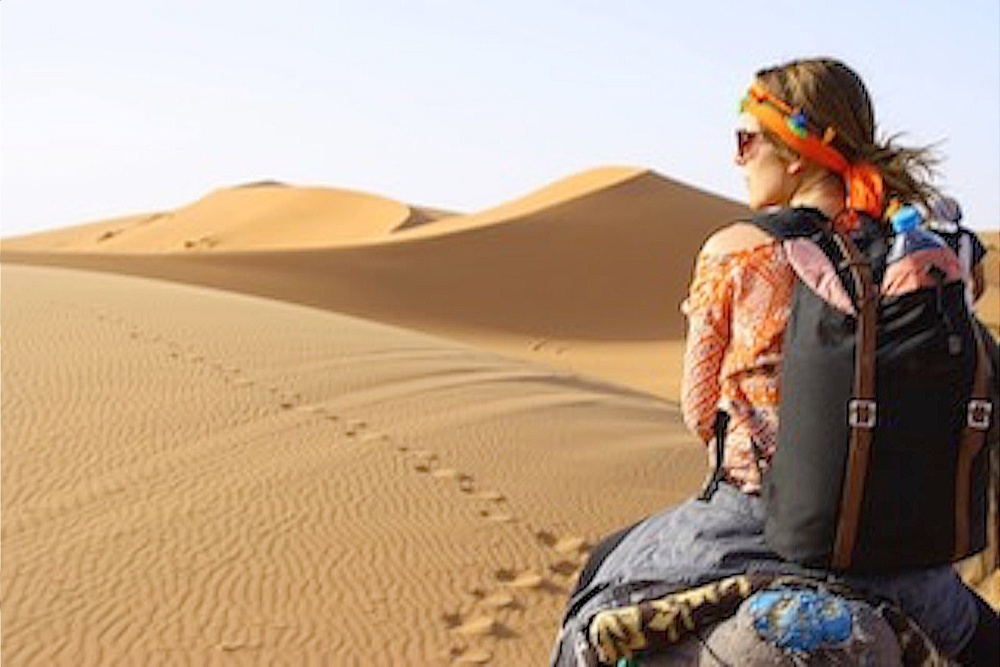
#> input picture assets/desert_low_res.jpg, 1000 x 667 px, shrunk from 1920 x 1280 before the run, found by its file name
$ python stitchBlending.py
#> lines starting #> are read from the running program, lines starting #| are printed output that depends on the picture; after the words box and inside, x2 and y2 are one past the last pixel; in counts of white or black regions, pixels touching at a corner belong together
import cv2
import numpy as np


def load_images(low_res_path, high_res_path):
    """
    Load images from the given paths.

    Parameters:
        low_res_path (str): The file path of the low-resolution image.
        high_res_path (str): The file path of the high-resolution image.

    Returns:
        tuple: A tuple containing the low-resolution and high-resolution images, respectively.
    """
#> called with low_res_path = 'assets\\desert_low_res.jpg', high_res_path = 'assets\\desert_high_res.png'
    try:
        # Load the images
        low_res = cv2.imread(low_res_path)
#> low_res is the input picture: shape (667, 1000, 3); mean B, G, R 136.3, 159.3, 184
        high_res = cv2.imread(high_res_path)
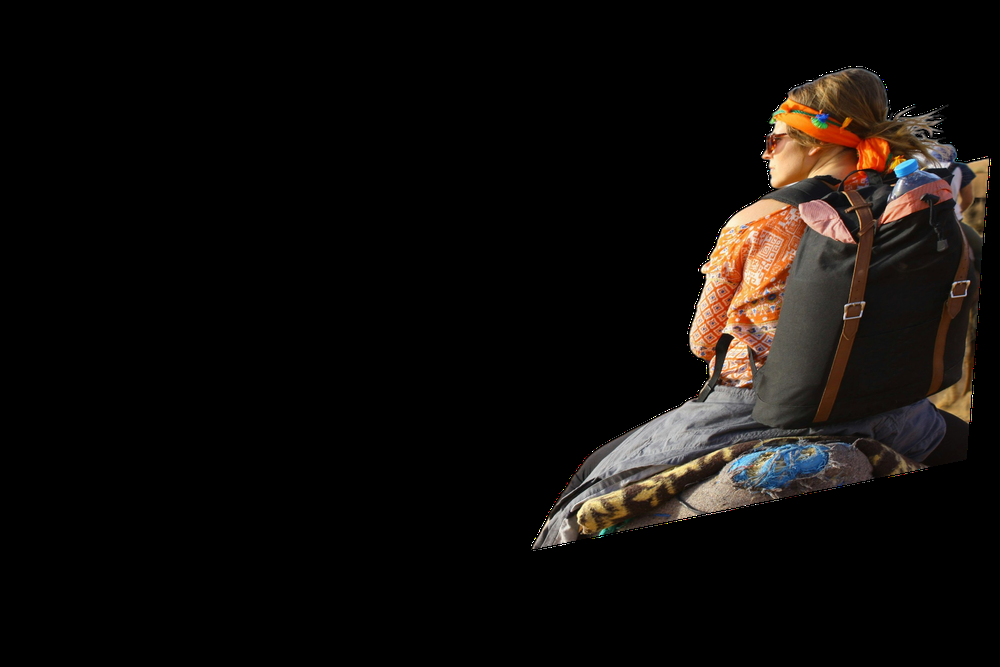
#> input picture assets/desert_high_res.png, 1000 x 667 px, shrunk from 1920 x 1280 before the run, found by its file name
#> high_res is the input picture: shape (667, 1000, 3); mean B, G, R 10.8, 13.1, 16.4
        if low_res is None or high_res is None:
            raise FileNotFoundError("There is an image which could not be loaded")

        return low_res, high_res

    except Exception as e:
        print("Error loading images:", e)
        return None, None


def save_image(image, save_path=None):
    """
    Save the given image to the specified path.

    Parameters:
        image (numpy.ndarray): The image to be saved.
        save_path (str): The file path to save the image.
        window_name (str): The name of the window to display the image.

    Returns:
        None
    """
    try:
        # Save the image if a save path is provided
        if save_path is not None:
            cv2.imwrite(save_path, image)
            print(f"Image saved successfully to: {save_path}")

    except Exception as e:
        print("Error saving image using save_image:", e)


def detect_and_compute_sift(image):
    """
    Detect keypoints and compute descriptors using SIFT algorithm.

    Parameters:
        image (numpy.ndarray): The input image.

    Returns:
        tuple: A tuple containing the keypoints and descriptors, respectively.
    """
    # Convert the image to grayscale
    gray_img = cv2.cvtColor(image, cv2.COLOR_BGR2GRAY)

    # Initialize SIFT detector
    sift = cv2.SIFT_create()

    # Detect keypoints and compute descriptors
    keypoints, descriptors = sift.detectAndCompute(gray_img, None)

    return keypoints, descriptors


def save_keypoints_and_descriptors(image1, keypoints1, descriptors1, image2, keypoints2, descriptors2, save_path):
    """
    Save images with keypoints and descriptors drawn on them.

    Parameters:
        image1 (numpy.ndarray): The first image.
        keypoints1 (list): The keypoints detected in the first image.
        descriptors1 (numpy.ndarray): The descriptors computed for the keypoints in the first image.
        image2 (numpy.ndarray): The second image.
        keypoints2 (list): The keypoints detected in the second image.
        descriptors2 (numpy.ndarray): The descriptors computed for the keypoints in the second image.
        save_path (str): The directory path to save the images.

    Returns:
        None
    """
    # Draw keypoints on both images
    image_with_keypoints1 = cv2.drawKeypoints(image1, keypoints1, None)
    image_with_keypoints2 = cv2.drawKeypoints(image2, keypoints2, None)

    # Combine images horizontally
    combined_image = np.hstack((image_with_keypoints1, image_with_keypoints2))

    # Save the combined image of keypoints
    cv2.imwrite(save_path + "_combined_keypoints.jpg", combined_image)

    # Draw visual representations of descriptors
    image1_with_descriptors = image1.copy()
    for kp, desc in zip(keypoints1, descriptors1):
        x, y = int(kp.pt[0]), int(kp.pt[1])
        color = tuple(map(int, desc[:3] * 255))  # Use the descriptor values as color
        cv2.circle(image1_with_descriptors, (x, y), 5, color, -1)

    image2_with_descriptors = image2.copy()
    for kp, desc in zip(keypoints2, descriptors2):
        x, y = int(kp.pt[0]), int(kp.pt[1])
        color = tuple(map(int, desc[:3] * 255))  # Use the descriptor values as color
        cv2.circle(image2_with_descriptors, (x, y), 5, color, -1)

    # Save the images with descriptors
    cv2.imwrite(save_path + "_descriptors_low_res.jpg", image1_with_descriptors)
    cv2.imwrite(save_path + "_descriptors_high_res.jpg", image2_with_descriptors)


def match_descriptors(descriptors1, descriptors2):
    """
    Match descriptors using FLANN-based matcher.

    Parameters:
        descriptors1 (numpy.ndarray): Descriptors from the first image.
        descriptors2 (numpy.ndarray): Descriptors from the second image.

    Returns:
        list: A list containing the indices of matched keypoints.
    """
    # Create FLANN matcher object
    flann = cv2.FlannBasedMatcher()

    # Match descriptors using FLANN
    matches = flann.knnMatch(descriptors1, descriptors2, k=2)

    # Apply Lowe's ratio test
    good_matches = []
    for m, n in matches:
        if m.distance < 0.8 * n.distance:
            good_matches.append(m)

    # Extract the indices of keypoints from the matches
    converted_matches = [(match.queryIdx, match.trainIdx) for match in good_matches]

    return converted_matches


def visualize_matches(image1, keypoints1, image2, keypoints2, matches):
    """
    Visualize matches between keypoints in two images.

    Parameters:
        image1 (numpy.ndarray): The first image.
        keypoints1 (list): Keypoints detected in the first image.
        image2 (numpy.ndarray): The second image.
        keypoints2 (list): Keypoints detected in the second image.
        matches (list): Indices of matched keypoints.

    Returns:
        numpy.ndarray: An image showing the matches between keypoints in the two input images.
    """
    # Create copies of the input images
    image1_copy = np.copy(image1)
    image2_copy = np.copy(image2)

    # Define colors for drawing circles around keypoints
    colors = [(0, 255, 0), (255, 0, 0), (0, 0, 255)]  # Green, Blue, Red

    # Draw circles around the matched keypoints in both images with different colors
    for i, match in enumerate(matches):
        # Get the keypoints from the matches
        keypoint1 = keypoints1[match[0]].pt
        keypoint2 = keypoints2[match[1]].pt

        # Draw circles around the matched keypoints with different colors
        cv2.circle(image1_copy, (int(keypoint1[0]), int(keypoint1[1])), 5, colors[i % len(colors)], 2)
        cv2.circle(image2_copy, (int(keypoint2[0]), int(keypoint2[1])), 5, colors[i % len(colors)], 2)

    # Concatenate the two images horizontally
    image_matches = np.concatenate((image1_copy, image2_copy), axis=1)

    return image_matches


def estimate_homography_ransac(matches, keypoints_dst, keypoints_src, ransac_threshold=3):
    """
    Estimate the homography matrix using RANSAC algorithm.

    Parameters:
        matches (list): Indices of matched keypoints.
        keypoints_dst (list): Keypoints from the destination image.
        keypoints_src (list): Keypoints from the source image.
        ransac_threshold (float): Threshold value for RANSAC algorithm.

    Returns:
        numpy.ndarray: The estimated homography matrix.
    """
    # Extract matched keypoints
    src_pts = np.float32([keypoints_src[i].pt for _, i in matches]).reshape(-1, 1, 2)
    dst_pts = np.float32([keypoints_dst[j].pt for j, _ in matches]).reshape(-1, 1, 2)

    # Find homography using RANSAC
    homography, mask = cv2.findHomography(src_pts, dst_pts, cv2.RANSAC, ransac_threshold)

    # Refine homography using all inliers with Linear Regression (Least Squares)
    src_inliers = src_pts[mask.ravel() == 1]
    dst_inliers = dst_pts[mask.ravel() == 1]
    homography, _ = cv2.findHomography(src_inliers, dst_inliers, 0)
    print(homography)

    return homography


def warp_and_blend(low_res_img, high_res_img, homography):
    """
    Warp and blend the high-resolution image onto the low-resolution image.

    Parameters:
        low_res_img (numpy.ndarray): The low-resolution image.
        high_res_img (numpy.ndarray): The high-resolution image.
        homography (numpy.ndarray): The homography matrix.

    Returns:
        numpy.ndarray: The blended image.
    """
    # Warp the high-resolution image onto the coordinate system of the low-resolution image
    warped_img = cv2.warpPerspective(high_res_img, homography, (low_res_img.shape[1], low_res_img.shape[0]))

    # Mask for the region of interest in the high-resolution image (where transparency is present)
    mask = cv2.cvtColor(warped_img, cv2.COLOR_BGR2GRAY)
    _, mask = cv2.threshold(mask, 1, 255, cv2.THRESH_BINARY)

    # Invert the mask
    mask_inv = cv2.bitwise_not(mask)

    # Blend the images
    blended_img = cv2.bitwise_and(low_res_img, low_res_img, mask=mask_inv)  # Low-resolution image outside region of interest
    blended_img += warped_img  # Warped high-resolution image within region of interest

    return blended_img

if __name__ == "__main__":
    paths = [[r"assets\desert_low_res.jpg", r"assets\desert_high_res.png"],
             [r"assets\lake_low_res.jpg", r"assets\lake_high_res.png"]]

    saving_descriptors_paths = [r"descriptors\desert", r"descriptors\lake"]

    saving_matches_paths = [r"matches\desert_matches.jpg", r"matches\lake_matches.jpg"]

    saving_blended_paths = [r"blended\desert_blended.jpg", r"blended\lake_blended.jpg"]

    for i in range(2):
        # Load the images
        low_res, high_res = load_images(paths[i][0], paths[i][1])

        # Build descriptors using SIFT
        keypoints_low, descriptors_low = detect_and_compute_sift(low_res)
#> in detect_and_compute_sift, `gray_img = cv2.cvtColor(image, cv2.COLOR_BGR2GRAY)`:
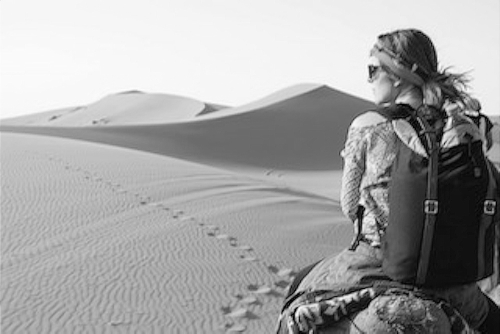
#> gray_img: shape (667, 1000) (shown at 1/2 size); min 0, max 255, mean 164
#> in detect_and_compute_sift, `keypoints, descriptors = sift.detectAndCompute(gray_img, None)`: keypoints = 2267 keypoints; strongest (x, y, size): (591, 620, 4.2), (828, 110, 67.9), (951, 228, 6.4), (762, 74, 6.9)
#> keypoints_low has the same summary as keypoints in detect_and_compute_sift
        keypoints_high, descriptors_high = detect_and_compute_sift(high_res)
#> in detect_and_compute_sift (call 2), `keypoints, descriptors = sift.detectAndCompute(gray_img, None)`: keypoints = 1091 keypoints; strongest (x, y, size): (780, 165, 20.1), (579, 514, 3.6), (773, 125, 2), (704, 269, 4.8)
#> keypoints_high has the same summary as keypoints in detect_and_compute_sift

        # Save the descriptors
        save_keypoints_and_descriptors(low_res, keypoints_low, descriptors_low,
                                       high_res, keypoints_high, descriptors_high,
                                       saving_descriptors_paths[i])
#> the loop in save_keypoints_and_descriptors, `for kp, desc in zip(keypoints1, descriptors1):` made 2267 passes
#> (kp, x, y, color) on passes 1 to 3: (keypoint at (3.6, 646.3), size 3.5, 3, 646, (33150, 255, 255)), (keypoint at (20, 648.7), size 3.8, 19, 648, (3315, 255, 765)), (keypoint at (21.7, 600.1), size 4.9, 21, 600, (10200, 5610, 255))
#> after the loop in save_keypoints_and_descriptors, `for kp, desc in zip(keypoints1, descriptors1):`:
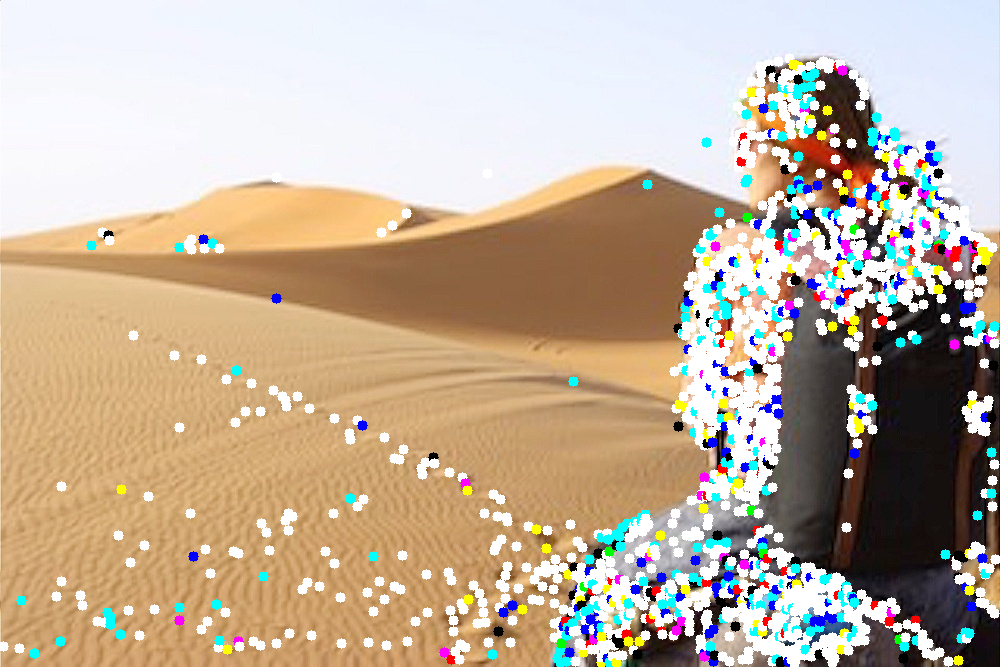
#> image1_with_descriptors: shape (667, 1000, 3); 15.16% of pixels changed, all inside (x1, y1, x2, y2) = (0, 53, 1000, 667)
#> the loop in save_keypoints_and_descriptors, `for kp, desc in zip(keypoints2, descriptors2):` made 1091 passes
#> (kp, x, y, color) on passes 1 to 3: (keypoint at (537, 549.2), size 3, 536, 549, (255, 0, 0)), (keypoint at (541.8, 519.8), size 5.4, 541, 519, (255, 0, 0)), (keypoint at (545.1, 511.6), size 11.2, 545, 511, (510, 0, 0))
#> after the loop in save_keypoints_and_descriptors, `for kp, desc in zip(keypoints2, descriptors2):`:
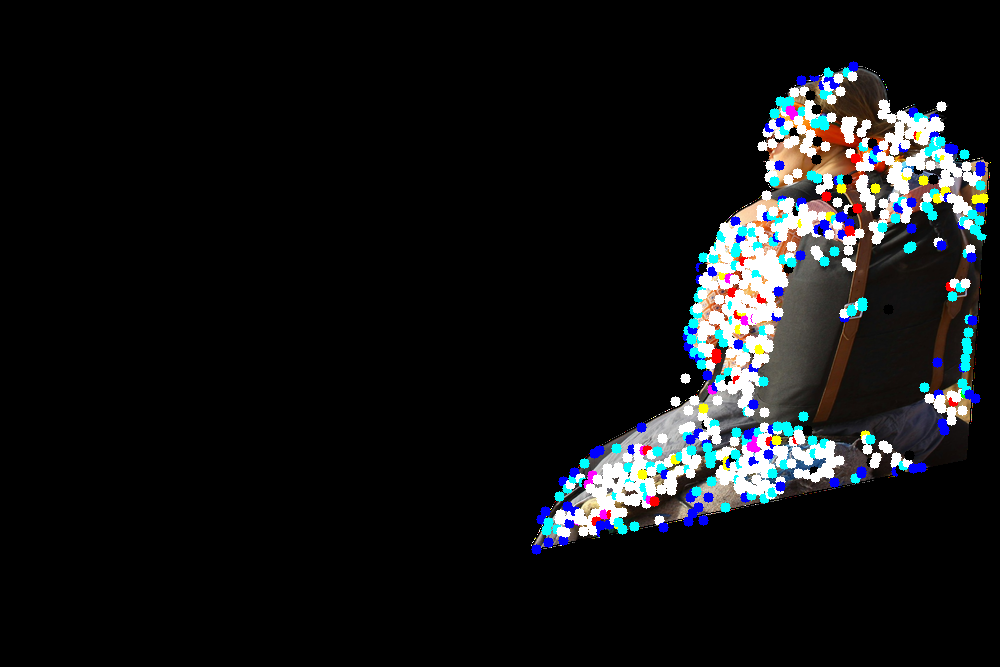
#> image2_with_descriptors: shape (667, 1000, 3); 7.37% of pixels changed, all inside (x1, y1, x2, y2) = (531, 61, 991, 555)

        # Find matches points
        matches = match_descriptors(descriptors_low, descriptors_high)
#> in match_descriptors, `matches = flann.knnMatch(descriptors1, descriptors2, k=2)`: matches = 2267 matches
#> after the loop in match_descriptors, `for m, n in matches:`: good_matches = 255 matches
#> in match_descriptors, `converted_matches = [(match.queryIdx, match.trainIdx) for match in goo..`: converted_matches = 255 pairs, first value 41 to 2247, second value 8 to 1077
#> matches has the same summary as converted_matches in match_descriptors

        # Save the matches
        image_matches = visualize_matches(low_res, keypoints_low,
                                          high_res, keypoints_high,
                                          matches)
#> the loop in visualize_matches, `for i, match in enumerate(matches):` made 255 passes
#> (match, keypoint1, keypoint2) on passes 1 to 3: ((41, 540), (179.1, 247.6), (770.2, 165.4)), ((100, 684), (282.6, 396.1), (810.3, 453.1)), ((104, 399), (285.6, 520.7), (749, 439.9))
#> in visualize_matches, `image_matches = np.concatenate((image1_copy, image2_copy), axis=1)`:
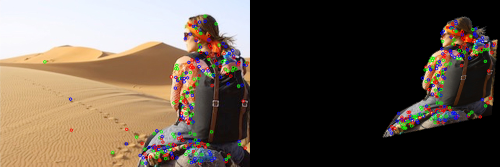
#> image_matches: shape (667, 2000, 3) (shown at 1/4 size); mean B, G, R 73.5, 85.7, 98.8
        save_image(image_matches, saving_matches_paths[i])

        # Estimate using RANSAC and Least Squres
        homography = estimate_homography_ransac(matches, keypoints_low, keypoints_high)
#> in estimate_homography_ransac, `src_pts = np.float32([keypoints_src[i].pt for _, i in matches]).reshap..`: src_pts = 255 rows, first 8: [770.2, 165.4], [810.3, 453.1], [749, 439.9], [740, 489.7], [901.7, 115.6], [579.1, 513.6], [707.1, 276.3], [962.1, 393]
#> in estimate_homography_ransac, `dst_pts = np.float32([keypoints_dst[j].pt for j, _ in matches]).reshap..`: dst_pts = 255 rows, first 8: [179.1, 247.6], [282.6, 396.1], [285.6, 520.7], [450.8, 610.6], [505.1, 575.2], [506.1, 517.5], [546.4, 548.2], [560.8, 621.6]
#> in estimate_homography_ransac, `homography, mask = cv2.findHomography(src_pts, dst_pts, cv2.RANSAC, ra..`: homography = [[1.1, 0.149, -144.4], [0.289, 1.44, -288.8], [-2.81e-05, -2.18e-07, 1]]; mask = 255 values, max 1 at index 47, min 0 at index 0, mean 0.478
#> in estimate_homography_ransac, `src_inliers = src_pts[mask.ravel() == 1]`: src_inliers = 122 rows, first 8: [673.5, 458.1], [703.9, 268.9], [720.9, 244], [719.4, 267.4], [727.5, 232.9], [724.4, 268.8], [729.5, 241.7], [723.5, 275.2]
#> in estimate_homography_ransac, `dst_inliers = dst_pts[mask.ravel() == 1]`: dst_inliers = 122 rows, first 8: [679.3, 577.4], [685.6, 307.4], [702.6, 274.5], [703.3, 310], [707.5, 261.2], [709.5, 313.5], [710.2, 275.6], [710.6, 322.8]
#> in estimate_homography_ransac, `homography, _ = cv2.findHomography(src_inliers, dst_inliers, 0)`: homography = [[1.11, 0.151, -148], [0.289, 1.44, -289.5], [-2.52e-05, 1.85e-06, 1]]
#| [[ 1.11077384e+00  1.51220037e-01 -1.47992004e+02]
#|  [ 2.89037916e-01  1.44444630e+00 -2.89544592e+02]
#|  [-2.51789950e-05  1.84549228e-06  1.00000000e+00]]

        # Wrap and Blend the images
        blended_image = warp_and_blend(low_res, high_res, homography)
#> in warp_and_blend, `_, mask = cv2.threshold(mask, 1, 255, cv2.THRESH_BINARY)`:
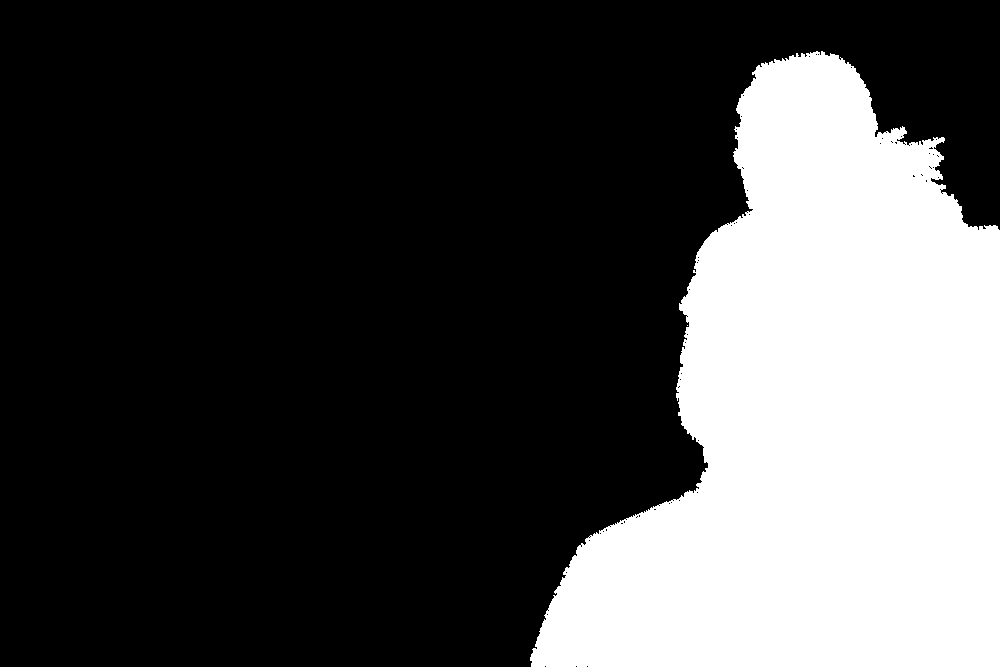
#> mask: shape (667, 1000); 27.7% white; 2 white regions (1 under 20 px), largest, box (x1, y1, x2, y2) and area: (530, 51, 1000, 667) 184953
#> in warp_and_blend, `blended_img += warped_img`:
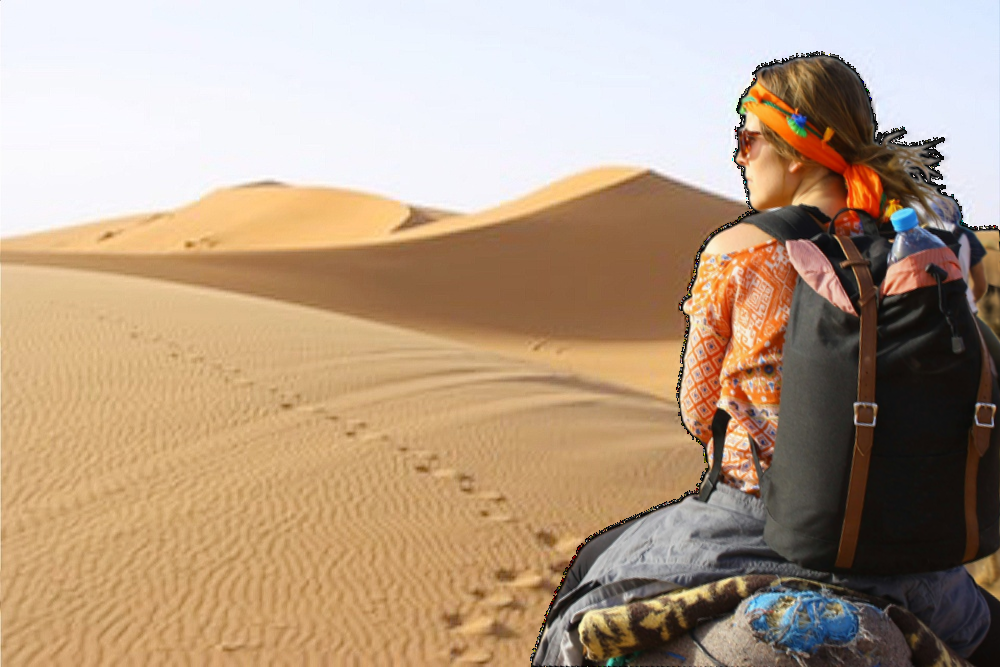
#> blended_img: shape (667, 1000, 3); mean B, G, R 133.8, 157.4, 181.2

        # Save the blended image
        save_image(blended_image, saving_blended_paths[i])
